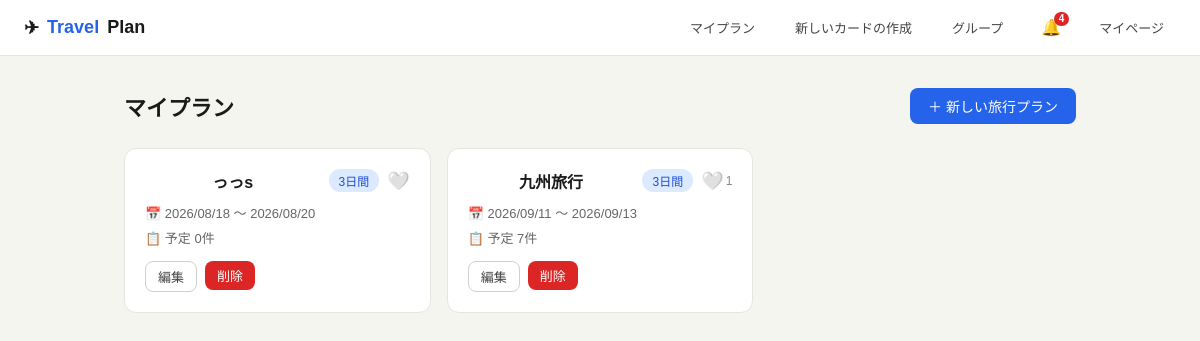
The page / (signed in) on the database as committed earlier.
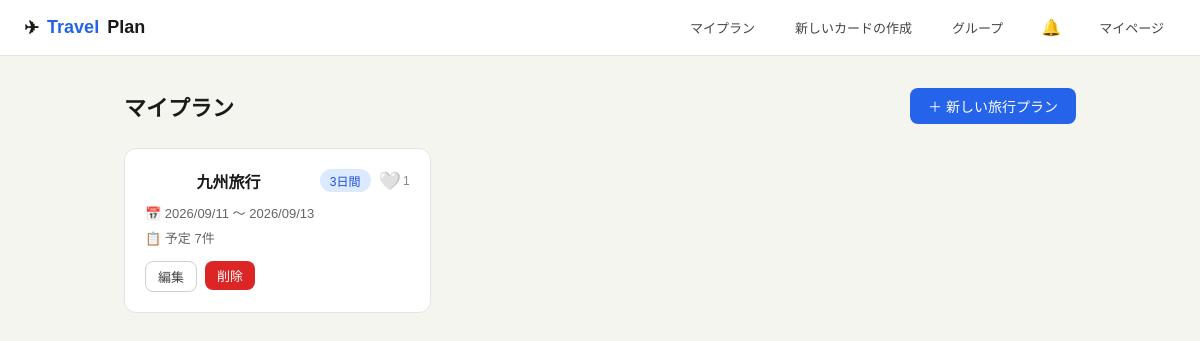
The same page on the database as committed later.
### travel/models.py (models this page shows, shortened)
class TravelPlan(models.Model):
    user = models.ForeignKey(User, on_delete=models.CASCADE, related_name='plans')
    name = models.CharField(max_length=200)
    start_date = models.DateField(null=True, blank=True)
    end_date = models.DateField(null=True, blank=True)
    share_token = models.UUIDField(default=uuid.uuid4, editable=False, unique=True)
    group = models.ForeignKey(Group, on_delete=models.SET_NULL, null=True, blank=True, related_name='plans')
    participant_count = models.PositiveIntegerField(default=1)
    warikan_enabled = models.BooleanField(default=False)
    created_at = models.DateTimeField(auto_now_add=True)
    updated_at = models.DateTimeField(auto_now=True)
    class Meta:
        ordering = ['-created_at']
    @property
    def day_count(self):
        if self.start_date and self.end_date:
            return (self.end_date - self.start_date).days + 1
        return 1
    @property
    def total_cards(self):
        return self.schedule_items.count()
    def is_liked_by(self, user):
        return self.likes.filter(user=user).exists()

### travel/views.py (the view)
# urls.py: path('', views.top_view, name='top'),
@login_required
@never_cache
def top_view(request):
    plans = list(TravelPlan.objects.filter(
        Q(user=request.user) | Q(group__owner=request.user) | Q(group__members=request.user)
    ).distinct())
    for plan in plans:
        plan.my_like = plan.is_liked_by(request.user)
        plan.like_count = plan.likes.count()
    return render(request, 'travel/top.html', {'plans': plans})

### travel/templates/travel/top.html (shortened to what this page needs)
{% extends 'travel/base.html' %}
{% block content %}
<div class="container">
  <div style="display:flex;align-items:center;justify-content:space-between;margin-bottom:24px">
    <h1 style="font-size:22px;font-weight:600">マイプラン</h1>
    <a href="/plan/new/" class="btn btn-primary">＋ 新しい旅行プラン</a>
  </div>
  {% if plans %}
  <div style="display:grid;grid-template-columns:repeat(auto-fill,minmax(260px,1fr));gap:16px">
    {% for plan in plans %}
    <div class="card" style="padding:20px;transition:border-color .15s;cursor:pointer" onclick="location.href='/plan/{{ plan.pk }}/edit/'">
      <div style="display:flex;align-items:flex-start;justify-content:space-between;margin-bottom:10px;gap:8px">
        <div style="font-size:16px;font-weight:600;text-align:center;flex:1">{{ plan.name }}</div>
        <div style="display:flex;align-items:center;gap:8px;flex-shrink:0">
          <span class="badge" style="background:#dbeafe;color:#1d4ed8;white-space:nowrap">{{ plan.day_count }}日間</span>
          <form method="post" action="/plan/{{ plan.pk }}/like/" onclick="event.stopPropagation()" style="margin:0;display:flex;align-items:center;gap:2px">
            <button type="submit" title="{% if plan.my_like %}いいねを取り消す{% else %}いいね{% endif %}" style="background:none;border:none;cursor:pointer;font-size:18px;line-height:1;padding:0">{% if plan.my_like %}❤️{% else %}🤍{% endif %}</button>
            {% if plan.like_count %}<span style="font-size:12px;color:#888">{{ plan.like_count }}</span>{% endif %}
          </form>
        </div>
      </div>
      {% if plan.start_date %}
      <div style="font-size:13px;color:#666;margin-bottom:6px">📅 {{ plan.start_date|date:"Y/m/d" }} 〜 {{ plan.end_date|date:"Y/m/d" }}</div>
      {% else %}
      <div style="font-size:13px;color:#aaa;margin-bottom:6px">📅 日程未設定</div>
      {% endif %}
      <div style="font-size:13px;color:#666;margin-bottom:14px">📋 予定 {{ plan.total_cards }}件</div>
      <div style="display:flex;gap:8px">
        <a href="/plan/{{ plan.pk }}/edit/" class="btn btn-secondary btn-sm" onclick="event.stopPropagation()">編集</a>
        {% if plan.user == user %}
        <form method="post" action="/plan/{{ plan.pk }}/delete/" onclick="event.stopPropagation()" style="margin:0">
          <button type="submit" class="btn btn-danger btn-sm" onclick="return confirm('このプランを削除しますか？')">削除</button>
        </form>
        {% endif %}
      </div>
    </div>
    {% endfor %}
  </div>
  {% endif %}
</div>
{% endblock %}

Rows that differ between the two databases and show on the page:
removed TravelPlan: name "っっs", day_count "3", start_date "2026/08/18", end_date "2026/08/20", total_cards "0"
Other text that changed with them:
{{ unread_notification_count }}: "4" → (not shown)
